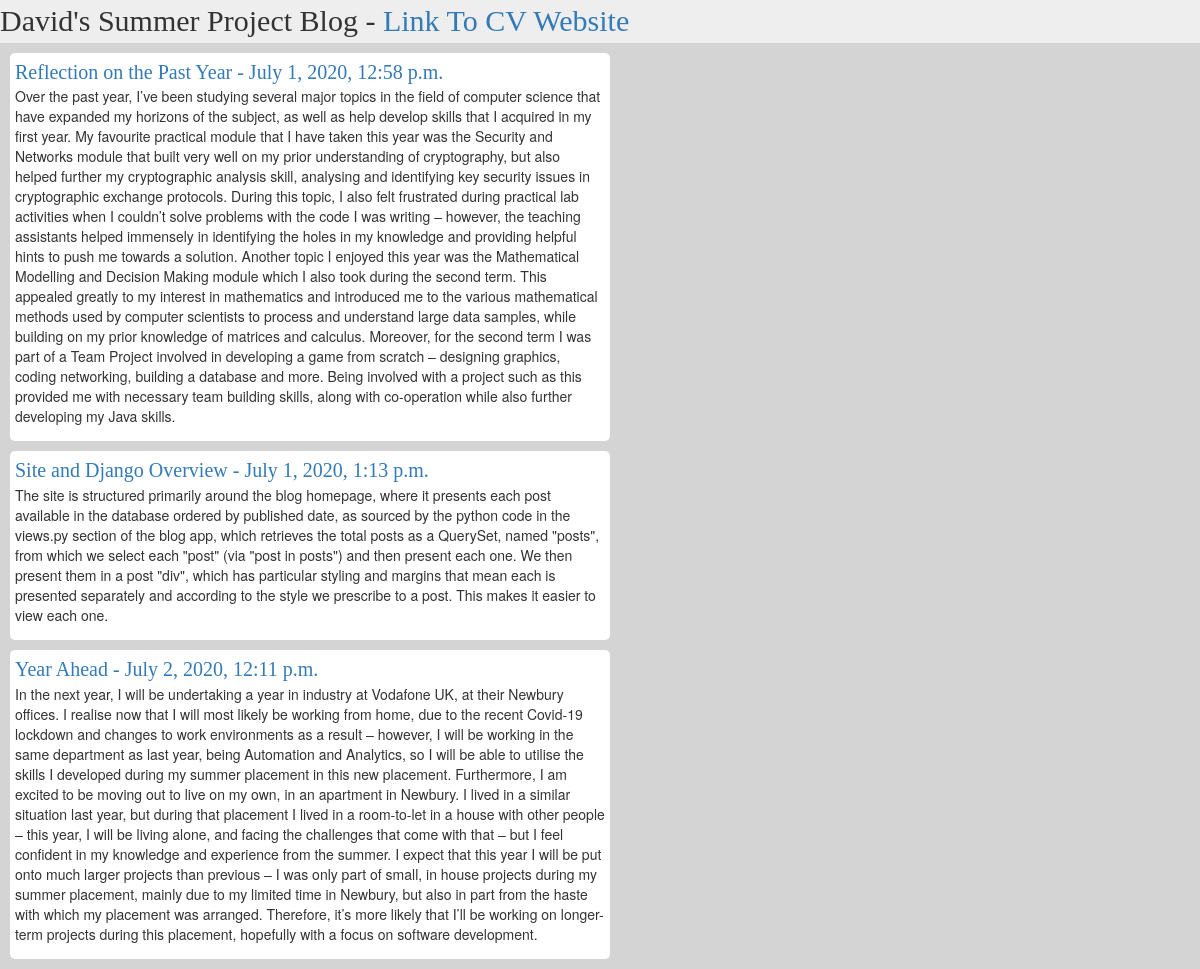
Before: / with the older database file.
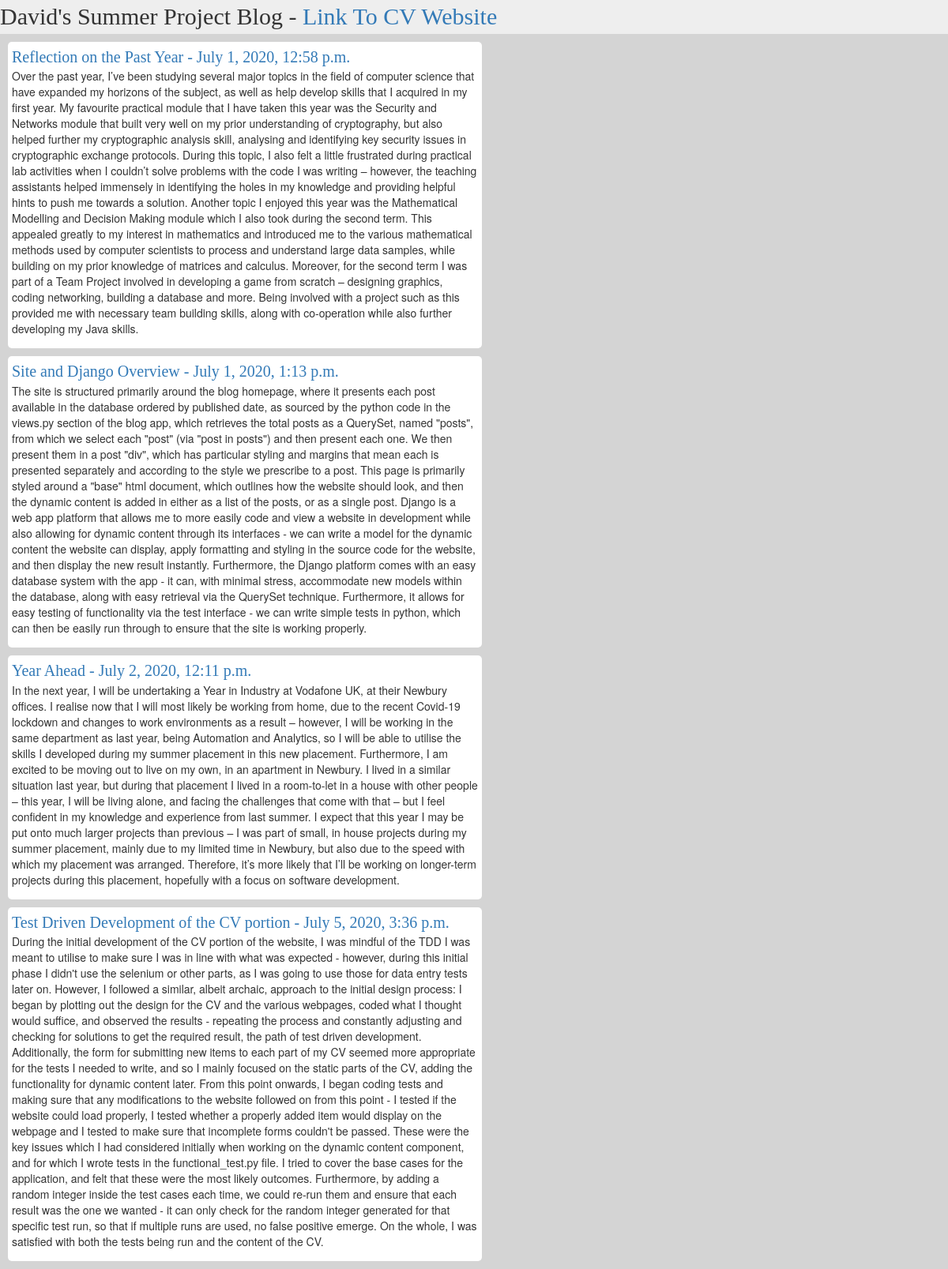
After: the same page with the newer database file.
### blog/models.py (models this page shows, shortened)
class Post(models.Model):
    author = models.ForeignKey(settings.AUTH_USER_MODEL, on_delete=models.CASCADE)
    title = models.CharField(max_length=200)
    text = models.TextField()
    created_date = models.DateTimeField(default=timezone.now)
    published_date = models.DateTimeField(blank=True, null=True)

### blog/views.py (the view)
# urls.py: path('', views.post_list, name='post_list'),
def post_list(request):
	posts = Post.objects.filter(published_date__lte=timezone.now()).order_by('published_date')
	return render(request, 'blog/post_list.html', {'posts': posts})

### blog/templates/blog/post_list.html (shortened to what this page needs)
<html>
	<head>
		<link rel="stylesheet" href="//maxcdn.bootstrapcdn.com/bootstrap/3.2.0/css/bootstrap.min.css">
		<link rel="stylesheet" href="//maxcdn.bootstrapcdn.com/bootstrap/3.2.0/css/bootstrap-theme.min.css">
		{% load static %}
		<link rel="stylesheet" href="{% static 'css/blog.css' %}">
	</head>
	<body>
		<div class="header">David's Summer Project Blog - <a href="/cv">Link To CV Website</a></div>
		{% for post in posts %}
			<div class="Post">
				<a id="title" href="">{{post.title}} - {{post.published_date}}</a>
				<p>{{post.text}}</p>
			</div>
		{%endfor%}
	</body>
</html>

### blog/static/css/blog.css (style rules this page uses)
body { background: #D4D4D4; }
.header { background:#EEEEEE; font-family: 'Playfair Display', serif; font-size:30px; margin-bottom:10px; }
.Post { background:#FFFFFF; width:50%; border-radius:5px; padding:5px; margin:10px; }
#title { font-family:"Palatino Linotype", "Book Antiqua", Palatino, serif; font-size:20px; margin-bottom:5px; }

Changed rows visible on the page:
changed Post "Reflection on the Past Year": text "…topic, I also felt frustrated during practical lab…" → "…topic, I also felt a little frustrated during practical lab…"
changed Post "Site and Django Overview": text "…to a post. This makes it easier to view each one." → "…to a post. This page is primarily styled around a \"base\" html document, which outlines how the website should look, and then the dynamic content is added in either as a list of the posts, or as a single post. Django is a web app platform that allows me to more easily code and view a website in development while also allowing for dynamic content through its interfaces - we can write a model for the dynamic content the website can display, apply formatting and styling in the source code for the website, and then display the new result instantly. Furthermore, the Django platform comes with an easy database system with the app - it can, with minimal stress, accommodate new models within the…"
changed Post "Year Ahead": text "…will be undertaking a year in industry at Vodafone UK, at their Newbury offices. I realise now that I will most likely be working from home, due to the recent Covid-19 lockdown and changes to work environments as a result – however, I will be working in the same department as last year, being Automation and Analytics, so I will be able to utilise the skills I developed during my summer placement in this new placement. Furthermore, I am excited to be moving out to live on my own, in an apartment in Newbury. I lived in a similar situation last year, but during that placement I lived in a room-to-let in a house with other people – this year, I will be living alone, and facing the challenges…" → "…will be undertaking a Year in Industry at Vodafone UK, at their Newbury offices. I realise now that I will most likely be working from home, due to the recent Covid-19 lockdown and changes to work environments as a result – however, I will be working in the same department as last year, being Automation and Analytics, so I will be able to utilise the skills I developed during my summer placement in this new placement. Furthermore, I am excited to be moving out to live on my own, in an apartment in Newbury. I lived in a similar situation last year, but during that placement I lived in a room-to-let in a house with other people – this year, I will be living alone, and facing the challenges…"
added Post: title "Test Driven Development of the CV portion", published_date "July 5, 2020, 3:36 p.m.", text "During the initial development of the CV portion of the website, I was mindful of the TDD I was meant to utilise to make sure I was in line with what was expected - however, during this initial phase I didn't use the selenium or other parts, as I was going to use those for data entry tests later on. However, I followed a similar, albeit archaic, approach to the initial design process: I began by plotting out the design for the CV and the various webpages, coded what I thought would suffice, and observed the results - repeating the process and constantly adjusting and checking for solutions to get the required result, the path of test driven development. Additionally, the form for submitting…"
